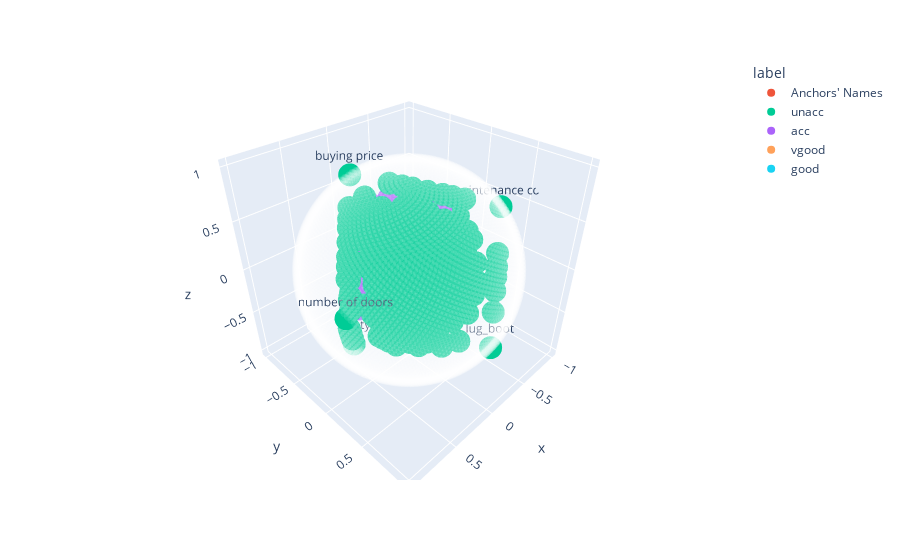

The cell this chart's notebook holds for it:
### Code cell
BPs=10000
time_start = time.time()
RadViz3D(y,X,BPs)
print( 'RadViz3D done! Time elapsed: {} seconds'.format(time.time()-time_start))

### Figure 1 — Plotly figure (JSON) as saved in the notebook; plotly's stock layout.template omitted (floating-point values rounded to 4 significant figures; data arrays with more than 128 entries replaced by an {"elided": "..."} marker saying what was removed)
{"data": [{"hovertemplate": "label=Anchors' Names<br>x=%{x}<br>y=%{y}<br>z=%{z}<br>AnchorsLabel=%{text}<extra></extra>", "legendgroup": "Anchors' Names", "marker": {"color": "#EF553B", "symbol": "circle"}, "mode": "markers+text", "name": "Anchors' Names", "scene": "scene", "showlegend": true, "text": ["buying price", "maintenance cost", "number of doors", "number of persons", "lug_boot", "safety"], "type": "scatter3d", "x": [0.2003, -0.7766, 0.9467, -0.5119, -0.1684, 0.4455], "y": [-0.5152, 0.3832, 0.2756, -0.8427, 0.8495, -0.3272], "z": [0.8333, 0.5, 0.1667, -0.1667, -0.5, -0.8333]}, {"hovertemplate": "label=unacc<br>x=%{x}<br>y=%{y}<br>z=%{z}<br>AnchorsLabel=%{text}<extra></extra>", "legendgroup": "unacc", "marker": {"color": "#00CC96", "symbol": "circle"}, "mode": "markers+text", "name": "unacc", "scene": "scene", "showlegend": true, "text": {"elided": "1210 str values"}, "type": "scatter3d", "x": {"elided": "1210 float values"}, "y": {"elided": "1210 float values"}, "z": {"elided": "1210 float values"}}, {"hovertemplate": "label=acc<br>x=%{x}<br>y=%{y}<br>z=%{z}<br>AnchorsLabel=%{text}<extra></extra>", "legendgroup": "acc", "marker": {"color": "#AB63FA", "symbol": "circle"}, "mode": "markers+text", "name": "acc", "scene": "scene", "showlegend": true, "text": {"elided": "384 str values"}, "type": "scatter3d", "x": {"elided": "384 float values"}, "y": {"elided": "384 float values"}, "z": {"elided": "384 float values"}}, {"hovertemplate": "label=vgood<br>x=%{x}<br>y=%{y}<br>z=%{z}<br>AnchorsLabel=%{text}<extra></extra>", "legendgroup": "vgood", "marker": {"color": "#FFA15A", "symbol": "circle"}, "mode": "markers+text", "name": "vgood", "scene": "scene", "showlegend": true, "text": ["", "", "", "", "", "", "", "", "", "", "", "", "", "", "", "", "", "", "", "", "", "", "", "", "", "", "", "", "", "", "", "", "", "", "", "", "", "", "", "", "", "", "", "", "", "", "", "", "", "", "", "", "", "", "", "", "", "", "", "", "", "", "", "", ""], "type": "scatter3d", "x": [-0.3492, -0.3841, -0.1498, -0.2099, -0.2177, -0.03108, -0.003613, -0.09977, -0.08833, 0.0667, 0.1082, -0.008775, 0.01517, -0.2542, -0.3186, -0.03585, -0.1433, -0.1379, 0.06211, 0.1153, -0.02853, -0.002292, 0.1604, 0.2262, 0.06435, 0.1032, -0.227, -0.3339, 0.1083, -0.09867, -0.07775, 0.1789, 0.2946, 0.04071, 0.093, 0.2886, 0.4132, 0.1473, 0.215, -0.4713, -0.4815, -0.2135, -0.2582, -0.2774, -0.06001, -0.03499, -0.1314, -0.1244, 0.05185, 0.09591, -0.02869, -0.005397, -0.3841, -0.4224, -0.08833, -0.1891, -0.1942, 0.04237, 0.09986, -0.05545, -0.03124, 0.1554, 0.2301, 0.05004, 0.09101], "y": [-0.2778, -0.3989, -0.1927, -0.1308, -0.3146, 0.03304, -0.1303, -0.09207, -0.249, 0.05729, -0.08251, -0.0601, -0.1965, -0.4247, -0.5292, -0.2974, -0.1912, -0.4143, -0.01073, -0.2092, -0.1421, -0.328, 0.02108, -0.1446, -0.1023, -0.261, -0.7117, -0.7608, -0.4296, -0.2298, -0.5535, 0.007692, -0.2729, -0.1624, -0.4154, 0.04596, -0.1732, -0.1109, -0.3167, -0.2251, -0.3795, -0.1341, -0.08554, -0.2859, 0.1016, -0.07103, -0.04753, -0.2157, 0.1209, -0.02481, -0.01676, -0.1611, -0.3989, -0.532, -0.249, -0.148, -0.3974, 0.06133, -0.1536, -0.0982, -0.3013, 0.08812, -0.08758, -0.05886, -0.2292], "z": [0.4394, 0.3095, 0.3974, 0.1667, 0.2917, 0.2222, 0.3667, 0.1667, 0.2778, 0.2167, 0.3431, 0.1667, 0.2667, 0.4259, 0.2778, 0.3788, 0.1275, 0.2619, 0.1875, 0.3462, 0.1316, 0.25, 0.1852, 0.3222, 0.1349, 0.2407, 0.2333, 0.08333, 0.2143, -0.03846, 0.1, 0.02778, 0.2037, -0.01111, 0.1111, 0.04762, 0.197, 0.009804, 0.119, 0.3519, 0.2222, 0.3182, 0.08824, 0.2143, 0.1458, 0.2949, 0.09649, 0.2083, 0.1481, 0.2778, 0.1032, 0.2037, 0.3095, 0.1667, 0.2778, 0.03333, 0.1667, 0.09524, 0.2576, 0.04902, 0.1667, 0.1042, 0.2436, 0.0614, 0.1667]}, {"hovertemplate": "label=good<br>x=%{x}<br>y=%{y}<br>z=%{z}<br>AnchorsLabel=%{text}<extra></extra>", "legendgroup": "good", "marker": {"color": "#19D3F3", "symbol": "circle"}, "mode": "markers+text", "name": "good", "scene": "scene", "showlegend": true, "text": ["", "", "", "", "", "", "", "", "", "", "", "", "", "", "", "", "", "", "", "", "", "", "", "", "", "", "", "", "", "", "", "", "", "", "", "", "", "", "", "", "", "", "", "", "", "", "", "", "", "", "", "", "", "", "", "", "", "", "", "", "", "", "", "", "", "", "", "", ""], "type": "scatter3d", "x": [-0.2199, -0.2328, 0.0257, -0.2886, -0.06391, -0.08265, -0.06426, 0.1341, -0.147, 0.01034, 0.03716, 0.02571, 0.1667, 0.2196, -0.0476, 0.08525, 0.1198, 0.1134, 0.2317, 0.2888, 0.03526, 0.1491, 0.1887, -0.3502, -0.3956, -0.1046, -0.4188, -0.1725, -0.1976, -0.2038, 0.01912, -0.2447, -0.07461, -0.06054, -0.07713, 0.07787, 0.1168, -0.1364, 0.007093, 0.03103, 0.02038, 0.1503, 0.1958, -0.04616, 0.0767, 0.1073, -0.2845, -0.3194, -0.001169, -0.3638, -0.09693, -0.1204, -0.1084, 0.1252, -0.1856, -0.007753, 0.01903, 0.005167, 0.1633, 0.2219, -0.0724, 0.07524, 0.1118, 0.1043, 0.2345, 0.2982, 0.02025, 0.145, 0.1877], "y": [0.08496, -0.1062, -0.3857, -0.2535, -0.4619, 0.1074, -0.05164, -0.3079, -0.03513, -0.2267, -0.3881, 0.1251, -0.09704, -0.2465, -0.006881, -0.1865, -0.3278, 0.1394, -0.06599, -0.1968, 0.01666, -0.1523, -0.2775, 0.2047, 0.04356, -0.2659, -0.1337, -0.3621, 0.2131, 0.07671, -0.2022, 0.05471, -0.1486, -0.2983, 0.2197, -0.01537, -0.1519, 0.07479, -0.1146, -0.2461, 0.225, 0.00888, -0.1112, 0.09152, -0.08574, -0.2026, 0.1773, -0.02437, -0.3658, -0.2132, -0.4552, 0.1904, 0.02562, -0.2803, 0.01821, -0.1992, -0.374, 0.2004, -0.05522, -0.2149, 0.04395, -0.1579, -0.3091, 0.2083, -0.02515, -0.1632, 0.06501, -0.1233, -0.2559], "z": [0.05556, 0.1944, -0.07778, 0.1222, -0.09259, 0.06863, 0.1905, -0.04902, 0.03333, -0.1232, -0.06667, 0.07895, -0.09091, -0.02632, 0.04545, -0.1, -0.04545, 0.0873, -0.06944, -0.007936, 0.05556, -0.08025, -0.02778, 0.01111, 0.1389, -0.1222, 0.07778, -0.1296, 0.02941, 0.1429, -0.08824, -1e-07, -0.1522, -0.1, 0.04386, -0.1212, -0.0614, 0.01515, -0.1267, -0.07576, 0.05556, -0.09722, -0.03968, 0.02778, -0.1049, -0.05556, -0.0641, 0.06667, -0.2179, 0.01282, -0.2083, -0.03333, 0.08333, -0.1667, -0.05556, -0.2143, -0.1667, -0.009804, -0.1833, -0.1275, -0.03333, -0.1812, -0.1333, 0.008772, -0.1515, -0.09649, -0.01515, -0.1533, -0.1061]}, {"marker": {"color": "white", "opacity": 0.1, "size": 0}, "mode": "markers", "showlegend": false, "type": "scatter3d", "x": {"elided": "10000 float values"}, "y": {"elided": "10000 float values"}, "z": {"elided": "10000 float values"}}], "layout": {"legend": {"title": {"text": "label"}, "tracegroupgap": 0}, "margin": {"t": 60}, "scene": {"domain": {"x": [0, 1], "y": [0, 1]}, "xaxis": {"title": {"text": "x"}}, "yaxis": {"title": {"text": "y"}}, "zaxis": {"title": {"text": "z"}}}}}
